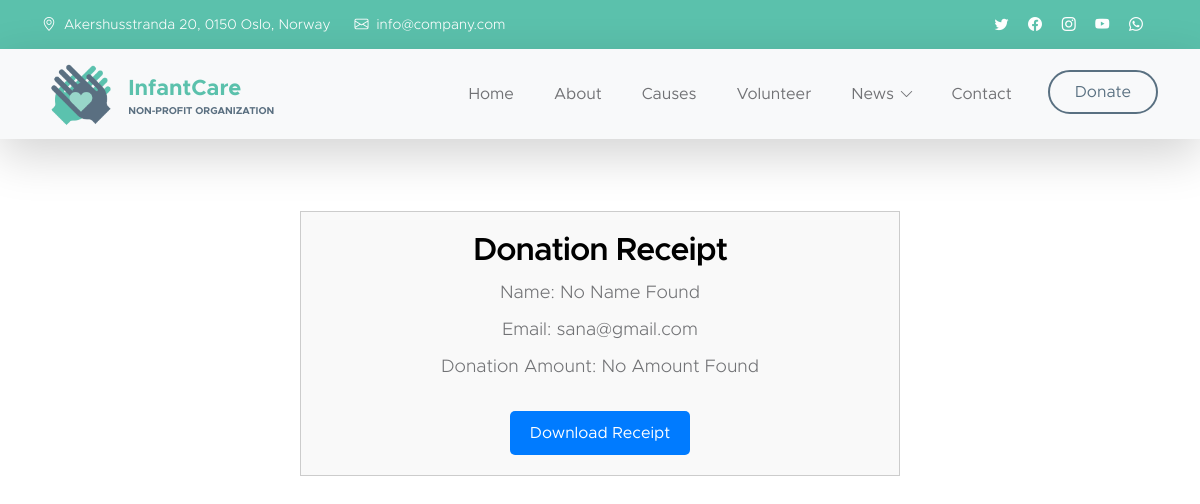
The page /InfantCare/receipt.php?email=sana@gmail.com on the database as committed earlier.
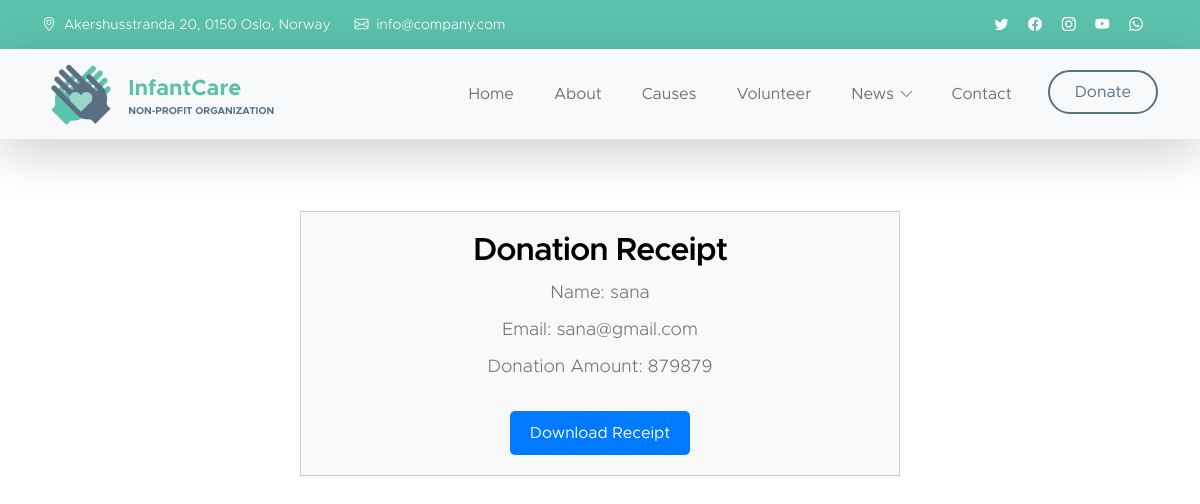
The same page on the database as committed later.
### tables this page shows
CREATE TABLE `donation` (
  `id` int(50) NOT NULL,
  `name` varchar(50) NOT NULL,
  `email` varchar(200) NOT NULL,
  `amount` int(100) NOT NULL
);

### InfantCare/receipt.php (the view, shortened to what this page needs)
<?php
require 'config.php';
require 'header.php';
if (isset($_GET['email'])) {
    $email = $_GET['email'];
    $result = $con->query("SELECT * FROM donation WHERE email='$email'");
    if ($result->num_rows > 0) {
        $row = $result->fetch_assoc();
        $name = $row['name'];
        $donationAmount = $row['amount'];
    } else {
        $name = "No Name Found";
        $donationAmount = "No Amount Found";
    }
}
?>
<!doctype html>
<html lang="en">
<head>
</head>
<body>
    <main>
    <br><br><br>
        <section class="receipt-section">
            <div class="container">
                <h3>Donation Receipt</h3>
                <p>Name: <?php echo $name; ?></p>
                <p>Email: <?php echo $email; ?></p>
                <p>Donation Amount: <?php echo $donationAmount; ?></p>
                <a href="download_receipt.php?email=<?php echo $email; ?>" class="download-button">Download Receipt</a>
            </div>
        </section>
    </main>
</body>
</html>

Rows that differ between the two databases and show on the page:
added donation: name "sana", amount "879879"
Other text that changed with them:
$name: "No Name Found" → (not shown)
$donationAmount: "No Amount Found" → (not shown)
